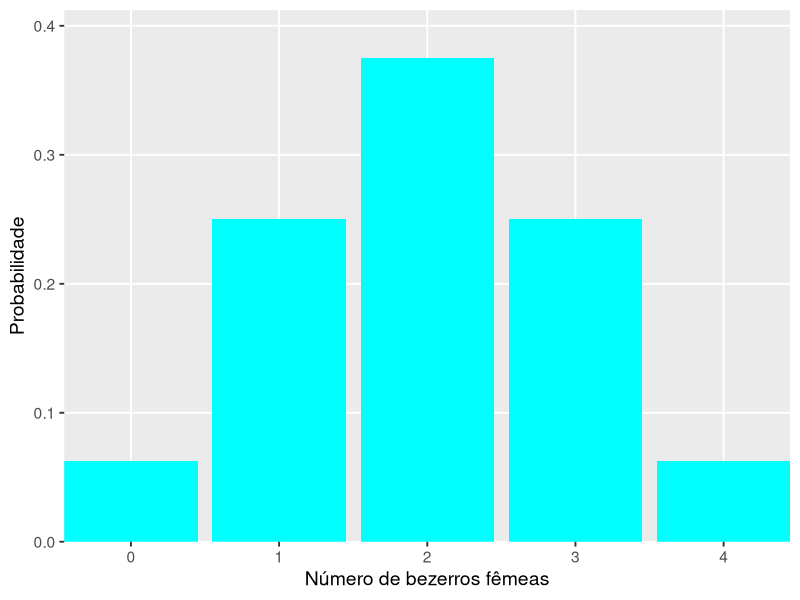
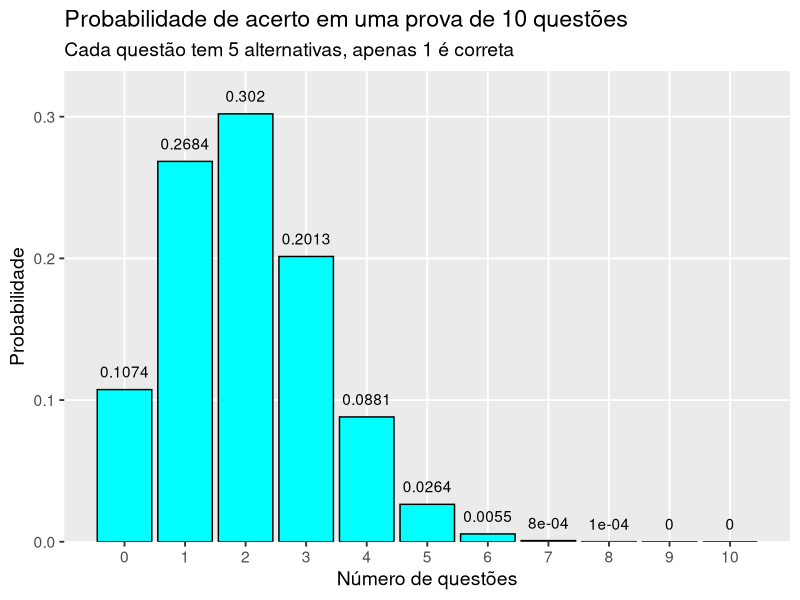
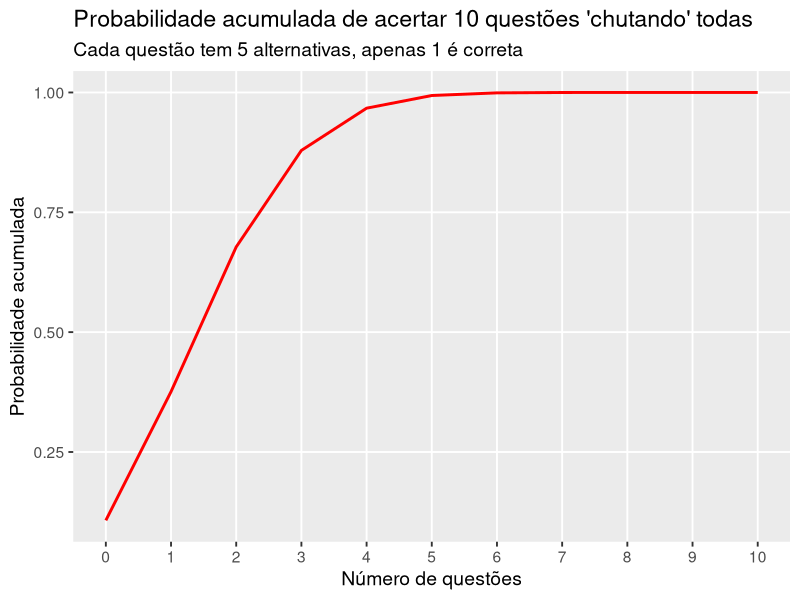
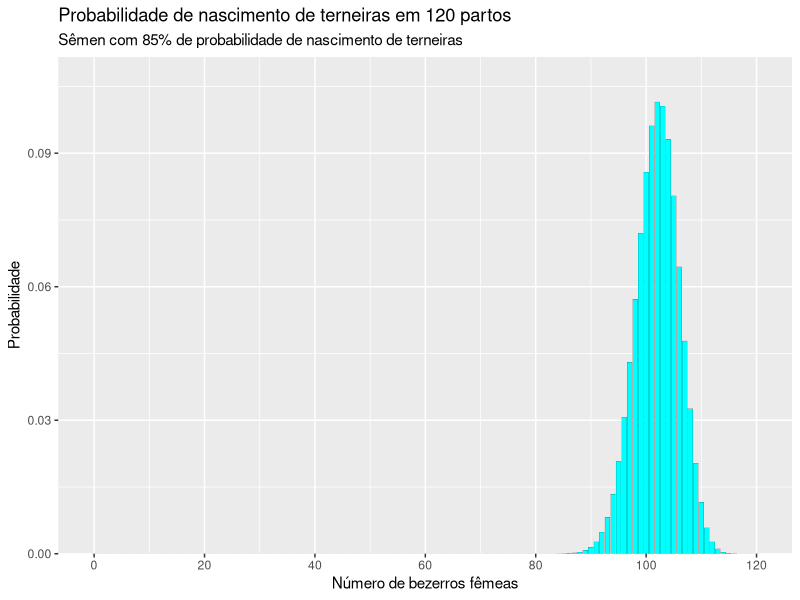
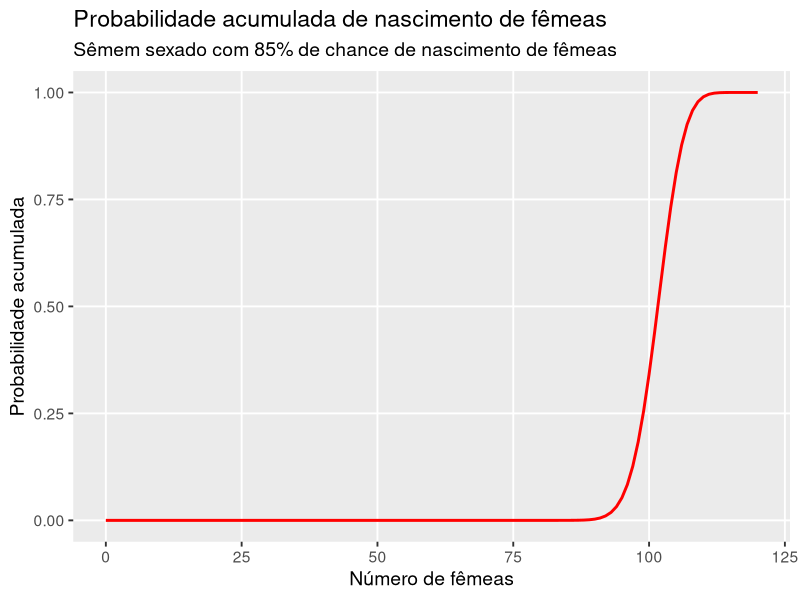

Write R code to recreate these figures, in order.
## ---- chunk 1
library(DiagrammeR)
mermaid("
   graph TB
    Start -->|0,5|A(1)
    Start -->|0,5|B(0)
")

## ---- chunk 2
mermaid("
   graph TB
    Start --> |0,5|A(1)
    Start --> |0,5|B(0)
    A --> |0,5|C(1)
    A --> |0,5|D(0)
    B --> |0,5|E(1)
    B --> |0,5|F(0)
    C --> G(11 = pp)
    D --> H(10 = pq)
    E --> I(01 = qp)
    F --> J(00 = qq)
")
## ---- chunk 3
args(dbinom)
## ---- chunk 4
library(tibble)
data.frame(nbez = 0:2,
           prob = dbinom(0:2, size = 2, prob = 0.5))
## ---- chunk 5

mermaid("
   graph TB
    Start --> |0,5|A(1)
    Start --> |0,5|B(0)
    A --> |0,5|C(1)
    A --> |0,5|D(0)
    B --> |0,5|E(1)
    B --> |0,5|F(0)
    C --> |0,5|G(1)
    C --> |0,5|H(0)
    D --> |0,5|I(1)
    D --> |0,5|J(0)
    E --> |0,5|K(1)
    E --> |0,5|L(0)
    F --> |0,5|M(1)
    F --> |0,5|N(0)
    G --> O(111 = ppp)
    H --> P(110 = ppq)
    I --> Q(101 = pqp)
    J --> R(100 = pqq)
    K --> S(011 = qpp)
    L --> T(010 = qpq)
    M --> U(001 = qqp)
    N --> V(000 = qqq)
")
## ---- chunk 6
data.frame(n_femeas = 0:3,
           prob = dbinom(0:3, size = 3, prob = 0.5))
## ---- chunk 7

library(tibble)
bezerros <- 
  tibble(nbez = 0:4,
         prob = dbinom(x = 0:4, size = 4, prob = 0.5),
         prob_ac = cumsum(prob),
         prob_ac_inv = rev(prob_ac))
bezerros

# Gráfico da distribuição
library(tidyverse)
ggplot(bezerros, aes(nbez, prob))+
  geom_bar(stat = "identity",
           col = "black",
           size = 0,
           fill = "cyan")+
  labs(x = "Número de bezerros fêmeas",
       y = "Probabilidade")+
  scale_y_continuous(expand = expansion(mult = c(0, 0.1))) +
  scale_x_continuous(expand = expansion(mult = c(0, 0))) +
  theme_grey(base_size = 14) +
  theme(panel.grid.minor = element_blank())

## ---- chunk 8
dbinom(x = 0, size = 10, prob = 0.2)
## ---- chunk 9
dbinom(x = 0:3, size = 10, prob = 0.2) %>% sum()
## ---- chunk 10
dbinom(x = 4:7, size = 10, prob = 0.2) %>% sum()
## ---- chunk 11
dbinom(x = 8:10, size = 10, prob = 0.2) %>% sum()
1 - dbinom(0:7, size = 10, prob = 0.2) |> sum()
## ---- chunk 12

dbinom(x = 10, size = 10, prob = 0.2)

## ---- chunk 13
#| code-fold: true
#| code-summary: "Mostrar código"
prova <- 
  tibble(nques = 0:10,
         prob = dbinom(x = 0:10, size = 10, prob = 0.2),
         prob_ac = cumsum(prob))


ggplot(prova, aes(nques, prob, label = round(prob, 4)))+
  geom_bar(stat = "identity",
           col = "black",
           fill = "cyan")+
  scale_x_continuous(breaks = c(0:10))+
  labs(x = "Número de questões",
       y = "Probabilidade")+
  ggtitle(label = "Probabilidade de acerto em uma prova de 10 questões",
          subtitle = "Cada questão tem 5 alternativas, apenas 1 é correta")+
  scale_y_continuous(expand = expansion(mult = c(0, 0.1)))+
  geom_text(vjust = -1) +
  theme_grey(base_size = 14) +
  theme(panel.grid.minor = element_blank())

# distribuição acumulada

ggplot(prova, aes(nques, prob_ac))+
  geom_path(color = "red", size = 1)+
  labs(x = "Número de questões",
       y = "Probabilidade acumulada")+
  ggtitle(label = "Probabilidade acumulada de acertar 10 questões 'chutando' todas",
          subtitle = "Cada questão tem 5 alternativas, apenas 1 é correta")+
  scale_x_continuous(breaks = c(0:10)) +
  theme_grey(base_size = 14) +
  theme(panel.grid.minor = element_blank())

## ---- chunk 14
dbinom(0:17, size = 20, prob = 0.92) |> sum()

## ---- chunk 15
dbinom(x = 120, size = 120, prob = 0.85)
## ---- chunk 16
x <- 
  data.frame(nascimentos = 108:120) |> 
  mutate(prob = dbinom(nascimentos, size = 120, prob = 0.85),
         acum = cumsum(prob))
x
## ---- chunk 17

dbinom(x = 0:89, size = 120, prob = 0.85) |> sum()
## ---- chunk 18
#| code-fold: true
#| code-summary: "Mostrar código"
bezerros <- 
  tibble(nbez = 0:120,
         prob = dbinom(x = 0:120, size = 120, prob = 0.85),
         prob_ac = cumsum(prob))


# Gráfico da distribuição
ggplot(bezerros, aes(nbez, prob))+
  geom_bar(stat = "identity",
           col = "black",
           size = 0.05,
           fill = "cyan")+
  labs(x = "Número de bezerros fêmeas",
       y = "Probabilidade") +
  ggtitle(label = "Probabilidade de nascimento de terneiras em 120 partos",
          subtitle = "Sêmen com 85% de probabilidade de nascimento de terneiras")+
  scale_y_continuous(expand = expansion(mult = c(0, 0.1)))+
  scale_x_continuous(breaks = seq(0, 120, 20))


# distribuição acumulada

ggplot(bezerros, aes(nbez, prob_ac))+
  geom_path(color = "red", size = 1)+
  labs(x = "Número de fêmeas",
       y = "Probabilidade acumulada")+
  ggtitle(label = "Probabilidade acumulada de nascimento de fêmeas",
          subtitle = "Sêmem sexado com 85% de chance de nascimento de fêmeas")+
  # scale_x_continuous(breaks = c(0:10)) +
  theme_grey(base_size = 14) +
  theme(panel.grid.minor = element_blank())
